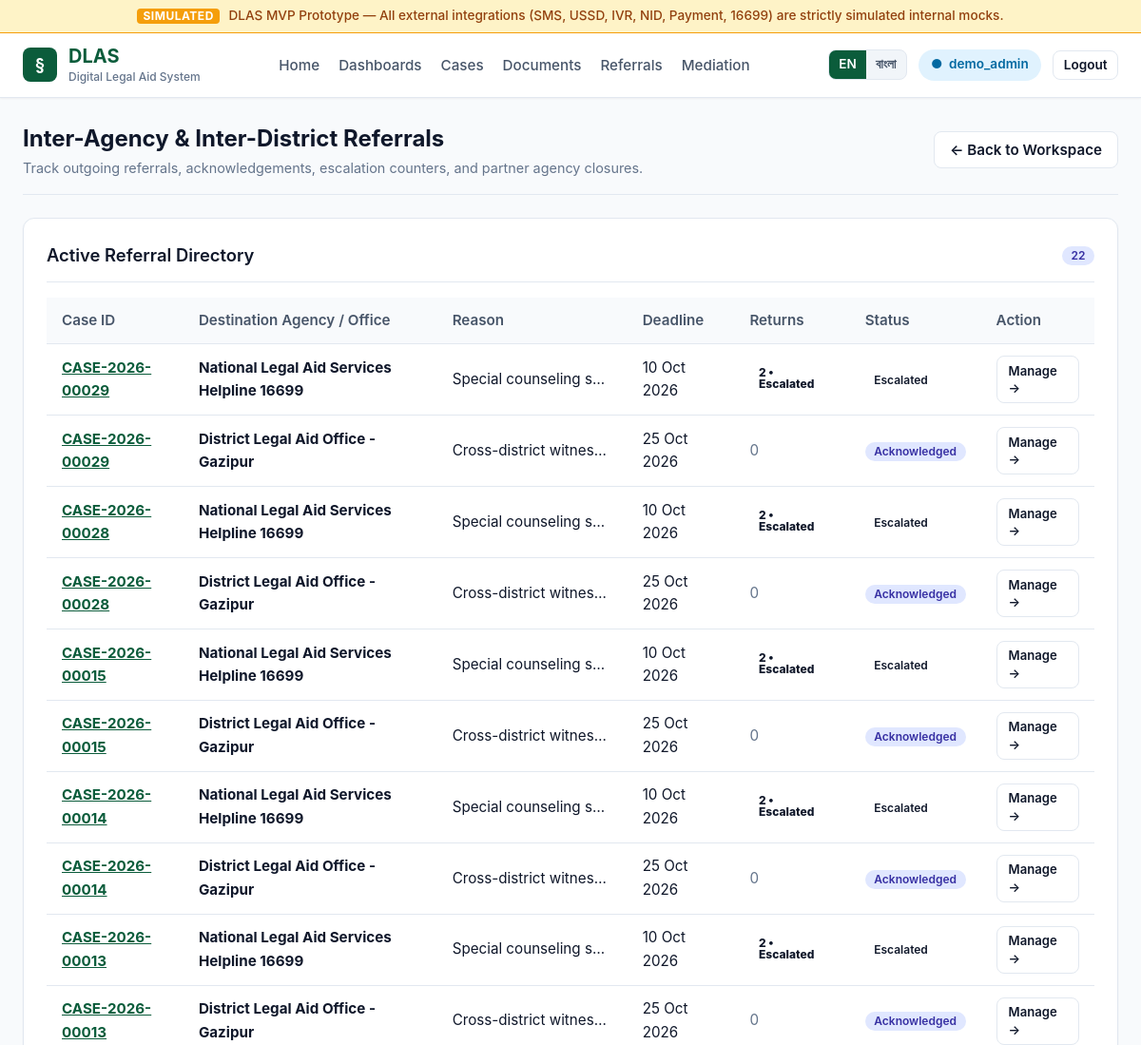
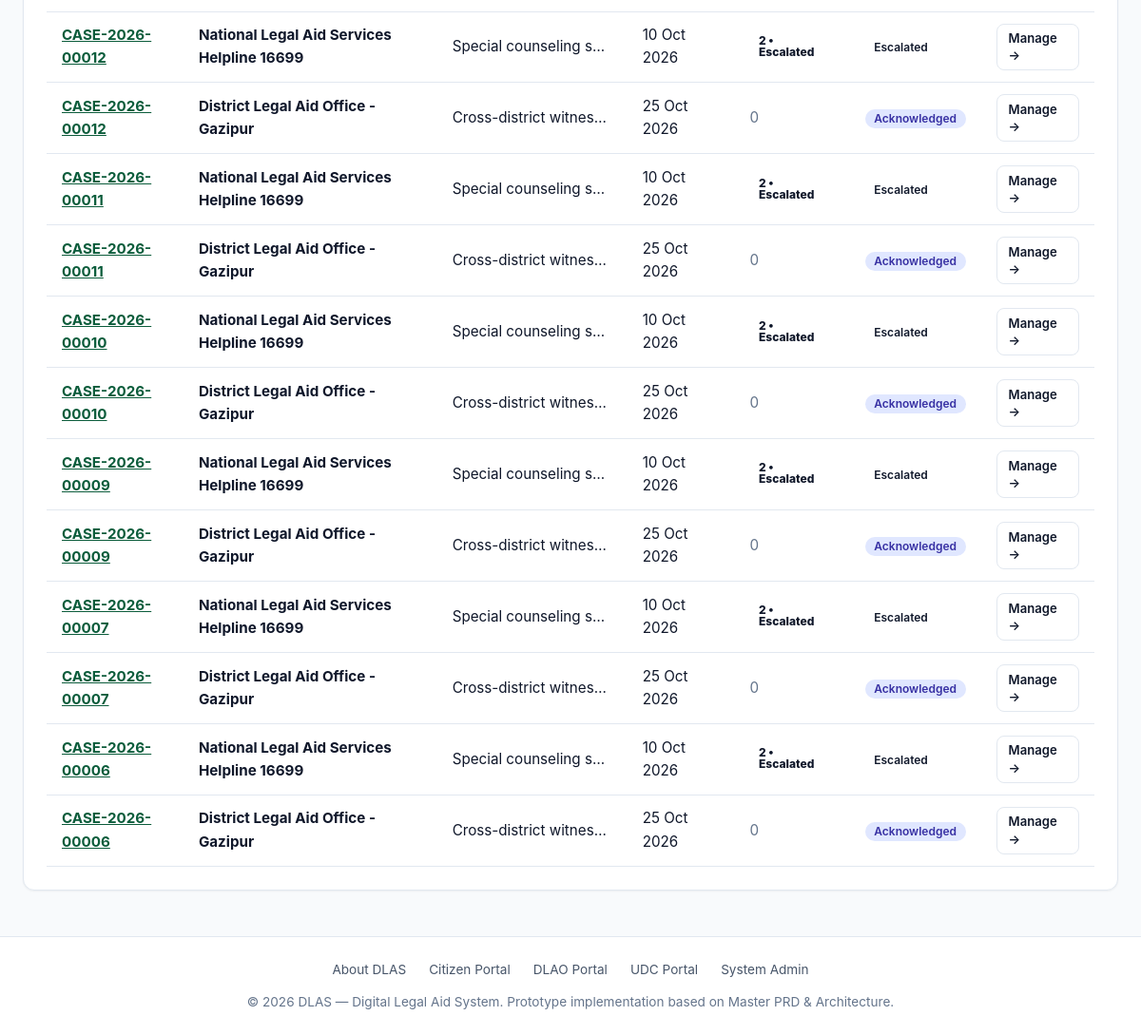
Screenshot of /referrals/ (signed in) with the database file from the repository (2 pictures, top to bottom).
### referrals/models.py (models this page shows, shortened)
class Referral(models.Model):
    STATUS_PENDING = 'pending'
    STATUS_ACKNOWLEDGED = 'acknowledged'
    STATUS_RETURNED = 'returned'
    STATUS_ESCALATED = 'escalated'
    STATUS_REASSIGNED = 'reassigned'
    STATUS_COMPLETED = 'completed'
    STATUS_CHOICES = [
        (STATUS_PENDING, 'Pending Acknowledgement'),
        (STATUS_ACKNOWLEDGED, 'Acknowledged'),
        (STATUS_RETURNED, 'Returned'),
        (STATUS_ESCALATED, 'Escalated'),
        (STATUS_REASSIGNED, 'Reassigned'),
        (STATUS_COMPLETED, 'Completed'),
    ]
    case = models.ForeignKey(
        'cases.CaseRecord',
        on_delete=models.PROTECT,
        related_name='referrals'
    )
    created_by = models.ForeignKey(
        User,
        on_delete=models.PROTECT,
        related_name='created_referrals'
    )
    destination = models.CharField(max_length=255)
    reason = models.TextField()
    expected_action = models.TextField()
    deadline = models.DateTimeField()
    status = models.CharField(max_length=32, choices=STATUS_CHOICES, default=STATUS_PENDING)
    returned_count = models.IntegerField(default=0)
    created_at = models.DateTimeField(auto_now_add=True)
    acknowledged_at = models.DateTimeField(null=True, blank=True)
    assigned_officer = models.ForeignKey(
        User,
        null=True,
        blank=True,
        on_delete=models.SET_NULL,
        related_name='assigned_referrals'
    )
    previous_officer = models.ForeignKey(
        User,
        null=True,
        blank=True,
        on_delete=models.SET_NULL,
        related_name='previous_referrals'
    )
    reassigned_at = models.DateTimeField(null=True, blank=True)
    missed_deadline_at = models.DateTimeField(null=True, blank=True)
    package_notes = models.TextField(blank=True, default='')
    included_document_ids = models.CharField(max_length=255, blank=True, default='')
    class Meta:
        ordering = ['-created_at']
        verbose_name = 'Referral'
        verbose_name_plural = 'Referrals'

### cases/models.py (models this page shows, shortened)
class CaseRecord(models.Model):
    PRIORITY_LOW = 'LOW'
    PRIORITY_MEDIUM = 'MEDIUM'
    PRIORITY_HIGH = 'HIGH'
    PRIORITY_URGENT = 'URGENT'
    PRIORITY_CHOICES = [
        (PRIORITY_LOW, 'Low'),
        (PRIORITY_MEDIUM, 'Medium'),
        (PRIORITY_HIGH, 'High'),
        (PRIORITY_URGENT, 'Urgent'),
    ]
    STATUS_ACCEPTED = 'ACCEPTED'
    STATUS_IN_PROGRESS = 'IN_PROGRESS'
    STATUS_REFERRED = 'REFERRED'
    STATUS_MEDIATION = 'MEDIATION'
    STATUS_RESOLVED = 'RESOLVED'
    STATUS_CLOSED = 'CLOSED'
    STATUS_CHOICES = [
        (STATUS_ACCEPTED, 'Accepted'),
        (STATUS_IN_PROGRESS, 'In Progress'),
        (STATUS_REFERRED, 'Referred'),
        (STATUS_MEDIATION, 'Mediation'),
        (STATUS_RESOLVED, 'Resolved'),
        (STATUS_CLOSED, 'Closed'),
    ]
    case_id = models.CharField(max_length=64, unique=True, db_index=True)
    application = models.OneToOneField(
        Application,
        on_delete=models.PROTECT,
        related_name='case_record'
    )
    assigned_officer = models.ForeignKey(
        User,
        on_delete=models.PROTECT,
        related_name='assigned_officer_cases'
    )
    assigned_lawyer = models.ForeignKey(
        User,
        null=True,
        blank=True,
        on_delete=models.SET_NULL,
        related_name='assigned_lawyer_cases'
    )
    priority = models.CharField(max_length=20, choices=PRIORITY_CHOICES, default=PRIORITY_MEDIUM)
    status = models.CharField(max_length=32, choices=STATUS_CHOICES, default=STATUS_ACCEPTED)
    accepted_at = models.DateTimeField(default=timezone.now)
    closed_at = models.DateTimeField(null=True, blank=True)
    created_at = models.DateTimeField(auto_now_add=True)
    updated_at = models.DateTimeField(auto_now=True)
    class Meta:
        ordering = ['-created_at']
        verbose_name = 'Case Record'
        verbose_name_plural = 'Case Records'

### referrals/views.py (the view)
# urls.py: path('', views.referral_list, name='index'),
def referral_list(request):
    referrals = []
    if request.user.is_authenticated:
        if not has_role(request.user, [UserProfile.ROLE_DLAO_OFFICER, UserProfile.ROLE_DLAO_SUPPORT_STAFF, UserProfile.ROLE_ADMIN]):
            raise PermissionDenied("Access restricted to DLAO personnel.")
        referrals = Referral.objects.all().order_by('-created_at')
    return render(request, 'referrals/index.html', {'referrals': referrals})

### accounts/permissions.py (called while the page is built)
def has_role(user, allowed_roles):
    if not user or not user.is_authenticated:
        return False
    if user.is_superuser:
        return True
    if isinstance(allowed_roles, str):
        allowed_roles = [allowed_roles]
    role = get_user_role(user)
    return role in allowed_roles

### core/context_processors.py (called while the page is built)
def language_context(request):
    lang = request.session.get('django_language') or request.COOKIES.get('django_language', 'en')
    if lang not in ['en', 'bn']:
        lang = 'en'
    return {
        'current_language': lang,
        'is_bangla': (lang == 'bn'),
        'is_english': (lang == 'en'),
    }

### core/templatetags/dlas_tags.py (called while the page is built)
@register.simple_tag(takes_context=True)
def tr(context, en_text, bn_text):
    is_bangla = context.get('is_bangla', False)
    return bn_text if is_bangla else en_text

### templates/referrals/index.html (shortened to what this page needs)
{% extends 'base.html' %}
{% load dlas_tags %}
{% block content %}
<div class="dashboard-header">
  <div>
    <h2>{% tr "Inter-Agency & Inter-District Referrals" "আন্তঃসংস্থা ও আন্তঃজেলা রেফারেল" %}</h2>
    <p style="color: var(--text-muted); font-size: 0.9rem;">
      {% tr "Track outgoing referrals, acknowledgements, escalation counters, and partner agency closures." "বহির্গামী রেফারেল, প্রাপ্তিস্বীকার, পুনরাবৃত্তি ট্র্যাকিং ও সহযোগী সংস্থার নিষ্পত্তি পর্যবেক্ষণ।" %}
    </p>
  </div>
  <div>
    <a href="{% url 'dashboard:officer' %}" class="btn btn-secondary">
      &larr; {% tr "Back to Workspace" "কর্মক্ষেত্রে ফিরে যান" %}
    </a>
  </div>
</div>
<div class="card">
  <div class="card-header">
    <h3 class="card-title">{% tr "Active Referral Directory" "সক্রিয় রেফারেল তালিকা" %}</h3>
    <span class="badge badge-in-progress">{{ referrals|length }}</span>
  </div>
  {% if referrals %}
    <div class="table-responsive">
      <table class="table">
        <thead>
          <tr>
            <th>{% tr "Case ID" "মামলা আইডি" %}</th>
            <th>{% tr "Destination Agency / Office" "প্রাপক সংস্থা / অফিস" %}</th>
            <th>{% tr "Reason" "কারণ" %}</th>
            <th>{% tr "Deadline" "সময়সীমা" %}</th>
            <th>{% tr "Returns" "ফেরত সংখ্যা" %}</th>
            <th>{% tr "Status" "অবস্থা" %}</th>
            <th>{% tr "Action" "পদক্ষেপ" %}</th>
          </tr>
        </thead>
        <tbody>
          {% for referral in referrals %}
            <tr>
              <td>
                <a href="{% url 'cases:officer_case_detail' referral.case.case_id %}" style="font-weight: 700; color: var(--primary-color);">
                  {{ referral.case.case_id }}
                </a>
              </td>
              <td><strong>{{ referral.destination }}</strong></td>
              <td style="max-width: 200px; white-space: nowrap; overflow: hidden; text-overflow: ellipsis;">
                {{ referral.reason }}
              </td>
              <td>
                {% if referral.deadline %}
                  {{ referral.deadline|date:"d M Y" }}
                {% else %}
                  <span style="color: var(--text-muted);">{% tr "No deadline" "সময়সীমা নেই" %}</span>
                {% endif %}
              </td>
              <td>
                {% if referral.returned_count >= 2 %}
                  <span class="badge badge-emergency" style="font-weight: 800;">
                    {{ referral.returned_count }} &bull; {% tr "Escalated" "উদ্বেগজনক" %}
                  </span>
                {% elif referral.returned_count > 0 %}
                  <span class="badge badge-under-review">{{ referral.returned_count }}</span>
                {% else %}
                  <span style="color: var(--text-muted);">0</span>
                {% endif %}
              </td>
              <td>
                <span class="badge
                  {% if referral.status == 'completed' %}badge-accepted
                  {% elif referral.status == 'escalated' %}badge-emergency
                  {% elif referral.status == 'acknowledged' %}badge-in-progress
                  {% elif referral.status == 'returned' %}badge-under-review
                  {% else %}badge-pending{% endif %}">
                  {{ referral.get_status_display }}
                </span>
              </td>
              <td>
                <a href="{% url 'referrals:referral_detail' referral.id %}" class="btn btn-secondary" style="padding: 0.35rem 0.75rem; font-size: 0.82rem;">
                  {% tr "Manage" "পরিচালনা" %} &rarr;
                </a>
              </td>
            </tr>
          {% endfor %}
        </tbody>
      </table>
    </div>
  {% endif %}
</div>
{% endblock %}

### templates/base.html (shortened to what this page needs)
{% load static %}
{% load dlas_tags %}
<!DOCTYPE html>
<html lang="{% if is_bangla %}bn{% else %}en{% endif %}">
<head>
  <link rel="stylesheet" href="{% static 'css/style.css' %}">
</head>
<body>
  <div class="proto-banner">
    <span class="badge">{% tr "SIMULATED" "সিমুলেটেড" %}</span>
    {% tr "DLAS MVP Prototype — All external integrations (SMS, USSD, IVR, NID, Payment, 16699) are strictly simulated internal mocks." "ডিএলএএস প্রোটোটাইপ — সমস্ত বাহ্যিক সেবা (এসএমএস, ইউএসএসডি, আইভিআর, এনআইডি, পেমেন্ট, ১৬৬৯৯) কৃত্রিম মক দ্বারা প্রদর্শিত।" %}
  </div>
  <header class="navbar">
    <div class="nav-container">
      <a href="{% url 'core:landing' %}" class="brand-link">
        <div class="brand-logo-icon">§</div>
        <div>
          <div class="brand-title">{% tr "DLAS" "ডিএলএএস" %}</div>
          <div class="brand-subtitle">{% tr "Digital Legal Aid System" "ডিজিটাল আইনি সহায়তা ব্যবস্থা" %}</div>
        </div>
      </a>
      <nav>
        <ul class="nav-links">
          <li><a href="{% url 'core:landing' %}">{% tr "Home" "হোম" %}</a></li>
          <li><a href="{% url 'dashboard:index' %}">{% tr "Dashboards" "ড্যাশবোর্ডসমূহ" %}</a></li>
          <li><a href="{% url 'cases:index' %}">{% tr "Cases" "মামলাসমূহ" %}</a></li>
          <li><a href="{% url 'documents:index' %}">{% tr "Documents" "নথিপত্র" %}</a></li>
          <li><a href="{% url 'referrals:index' %}">{% tr "Referrals" "রেফারেল" %}</a></li>
          <li><a href="{% url 'mediation:index' %}">{% tr "Mediation" "মধ্যস্থতা" %}</a></li>
        </ul>
      </nav>
      <div class="nav-actions">
        <div class="lang-switcher" title="Switch Language / ভাষা পরিবর্তন করুন">
          <a href="{% url 'core:set_language' 'en' %}?next={{ request.path }}" class="lang-btn {% if is_english %}active{% endif %}">EN</a>
          <a href="{% url 'core:set_language' 'bn' %}?next={{ request.path }}" class="lang-btn {% if is_bangla %}active{% endif %}">বাংলা</a>
        </div>
        {% if user.is_authenticated or request.session.active_role %}
          <div class="role-pill">
            <span>●</span>
            {% if request.session.active_role %}
              {{ request.session.active_role|title }}
            {% else %}
              {{ user.username }}
            {% endif %}
          </div>
          <a href="{% url 'accounts:logout' %}" class="btn btn-secondary btn-sm">
            {% tr "Logout" "লগআউট" %}
          </a>
        {% else %}
          <a href="{% url 'accounts:login' %}" class="btn btn-primary btn-sm">
            {% tr "Login / Demo Roles" "লগইন / রোলসমূহ" %}
          </a>
        {% endif %}
      </div>
    </div>
  </header>
  <main class="main-wrapper">
    {% block content %}
    {% endblock %}
  </main>
  <footer class="footer">
    <div class="footer-links">
      <a href="{% url 'core:landing' %}">{% tr "About DLAS" "ডিএলএএস পরিচিতি" %}</a>
      <a href="{% url 'dashboard:citizen' %}">{% tr "Citizen Portal" "নাগরিক পোর্টাল" %}</a>
      <a href="{% url 'dashboard:officer' %}">{% tr "DLAO Portal" "ডিএলএও পোর্টাল" %}</a>
      <a href="{% url 'dashboard:udc_operator' %}">{% tr "UDC Portal" "ইউডিসি পোর্টাল" %}</a>
      <a href="{% url 'dashboard:admin' %}">{% tr "System Admin" "সিস্টেম অ্যাডমিন" %}</a>
    </div>
    <p>
      &copy; 2026 {% tr "DLAS — Digital Legal Aid System. Prototype implementation based on Master PRD & Architecture." "ডিএলএএস — ডিজিটাল লিগ্যাল এইড সিস্টেম। মাস্টার পিআরডি এবং আর্কিটেকচার ভিত্তিক প্রোটোটাইপ।" %}
    </p>
  </footer>
</body>
</html>

### rows the page displays
Referral: case.case_id "CASE-2026-00029", destination "National Legal Aid Services Helpline 16699", reason "Special counseling s…", deadline "10 Oct 2026", returned_count "2", tr "Escalated", status "Escalated", tr "Manage"
Referral: case.case_id "CASE-2026-00029", destination "District Legal Aid Office - Gazipur", reason "Cross-district witnes…", deadline "25 Oct 2026", returned_count "0", status "Acknowledged", tr "Manage"
Referral: case.case_id "CASE-2026-00028", destination "National Legal Aid Services Helpline 16699", reason "Special counseling s…", deadline "10 Oct 2026", returned_count "2", tr "Escalated", status "Escalated", tr "Manage"
Referral: case.case_id "CASE-2026-00028", destination "District Legal Aid Office - Gazipur", reason "Cross-district witnes…", deadline "25 Oct 2026", returned_count "0", status "Acknowledged", tr "Manage"
Referral: case.case_id "CASE-2026-00015", destination "National Legal Aid Services Helpline 16699", reason "Special counseling s…", deadline "10 Oct 2026", returned_count "2", tr "Escalated", status "Escalated", tr "Manage"
Referral: case.case_id "CASE-2026-00015", destination "District Legal Aid Office - Gazipur", reason "Cross-district witnes…", deadline "25 Oct 2026", returned_count "0", status "Acknowledged", tr "Manage"
Referral: case.case_id "CASE-2026-00014", destination "National Legal Aid Services Helpline 16699", reason "Special counseling s…", deadline "10 Oct 2026", returned_count "2", tr "Escalated", status "Escalated", tr "Manage"
Referral: case.case_id "CASE-2026-00014", destination "District Legal Aid Office - Gazipur", reason "Cross-district witnes…", deadline "25 Oct 2026", returned_count "0", status "Acknowledged", tr "Manage"
Referral: case.case_id "CASE-2026-00013", destination "National Legal Aid Services Helpline 16699", reason "Special counseling s…", deadline "10 Oct 2026", returned_count "2", tr "Escalated", status "Escalated", tr "Manage"
Referral: case.case_id "CASE-2026-00013", destination "District Legal Aid Office - Gazipur", reason "Cross-district witnes…", deadline "25 Oct 2026", returned_count "0", status "Acknowledged", tr "Manage"
Referral: case.case_id "CASE-2026-00012", destination "National Legal Aid Services Helpline 16699", reason "Special counseling s…", deadline "10 Oct 2026", returned_count "2", tr "Escalated", status "Escalated", tr "Manage"
Referral: case.case_id "CASE-2026-00012", destination "District Legal Aid Office - Gazipur", reason "Cross-district witnes…", deadline "25 Oct 2026", returned_count "0", status "Acknowledged", tr "Manage"
Referral: case.case_id "CASE-2026-00011", destination "National Legal Aid Services Helpline 16699", reason "Special counseling s…", deadline "10 Oct 2026", returned_count "2", tr "Escalated", status "Escalated", tr "Manage"
Referral: case.case_id "CASE-2026-00011", destination "District Legal Aid Office - Gazipur", reason "Cross-district witnes…", deadline "25 Oct 2026", returned_count "0", status "Acknowledged", tr "Manage"
Referral: case.case_id "CASE-2026-00010", destination "National Legal Aid Services Helpline 16699", reason "Special counseling s…", deadline "10 Oct 2026", returned_count "2", tr "Escalated", status "Escalated", tr "Manage"
Referral: case.case_id "CASE-2026-00010", destination "District Legal Aid Office - Gazipur", reason "Cross-district witnes…", deadline "25 Oct 2026", returned_count "0", status "Acknowledged", tr "Manage"
Referral: case.case_id "CASE-2026-00009", destination "National Legal Aid Services Helpline 16699", reason "Special counseling s…", deadline "10 Oct 2026", returned_count "2", tr "Escalated", status "Escalated", tr "Manage"
Referral: case.case_id "CASE-2026-00009", destination "District Legal Aid Office - Gazipur", reason "Cross-district witnes…", deadline "25 Oct 2026", returned_count "0", status "Acknowledged", tr "Manage"
Referral: case.case_id "CASE-2026-00007", destination "National Legal Aid Services Helpline 16699", reason "Special counseling s…", deadline "10 Oct 2026", returned_count "2", tr "Escalated", status "Escalated", tr "Manage"
Referral: case.case_id "CASE-2026-00007", destination "District Legal Aid Office - Gazipur", reason "Cross-district witnes…", deadline "25 Oct 2026", returned_count "0", status "Acknowledged", tr "Manage"
Referral: case.case_id "CASE-2026-00006", destination "National Legal Aid Services Helpline 16699", reason "Special counseling s…", deadline "10 Oct 2026", returned_count "2", tr "Escalated", status "Escalated", tr "Manage"
Referral: case.case_id "CASE-2026-00006", destination "District Legal Aid Office - Gazipur", reason "Cross-district witnes…", deadline "25 Oct 2026", returned_count "0", status "Acknowledged", tr "Manage"

### other values shown
{{ user.username }} "demo_admin"
{{ referrals|length }} "22"
